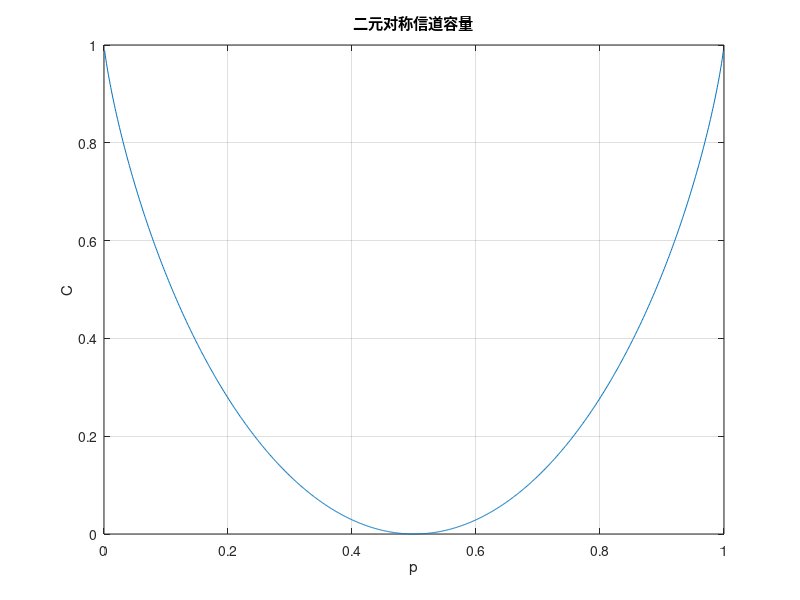

MATLAB code to generate this figure: (Note: this script raises an error after producing the figure.)
close all;

% 第一部分：BSC 的信道容量

p = 0:.001:1;
C = 1 + p .* log2(p) + (1-p) .* log2(1-p);

plot(p, C);
grid on;
xlabel('p')
ylabel('C');
title('二元对称信道容量');


% 第二部分：非对称 DMC 信道

NT = input("信源符号个数：");  % 3
NR = input("信宿符号个数：");  % 3
Pt = input("概率转移矩阵：");  % [.5 .25 .25; .25 .5 .25; .25 .25 .5]
rp = input("输入迭代精度：");  % C = 0.085

max_itea = 10000;
cnt_itea = 0;

C_prev = 0;
T_prev = ones(1, NT) / NT;

% Blahut-Arimoto 算法

while cnt_itea < max_itea
   T = T_prev;          % 发送概率
   R = sum(T' .* Pt);   % 收到概率
   Pr = T' .* Pt ./ R;  % 后验概率
   
   % disp(T);
   % disp(R);
   % disp(Pr);
      
   T = ones(1, NT) / NT;
   for i = 1:NT
      T(i) = prod(Pr(i, :) .^ Pt(i, :));
   end
   T = T / sum(T);
   
   C = 0;
   for i = 1:NT
      for j = 1:NR
         if T(i) > 0 && Pr(i, j) > 0
            C = C + T(i) * Pt(i, j) * log2(Pr(i, j) / T(i));
         end
      end
   end
   
   if abs(C - C_prev) < rp
      break
   else
      C_prev = C;
      T_prev = T;
   end
   
   cnt_itea = cnt_itea + 1;
end

fprintf('\n==================\n');
fprintf('Input Distribution: \n');
disp(T);
fprintf('Capacity: %.4f  (%d iterations)\n\n', C, cnt_itea);
